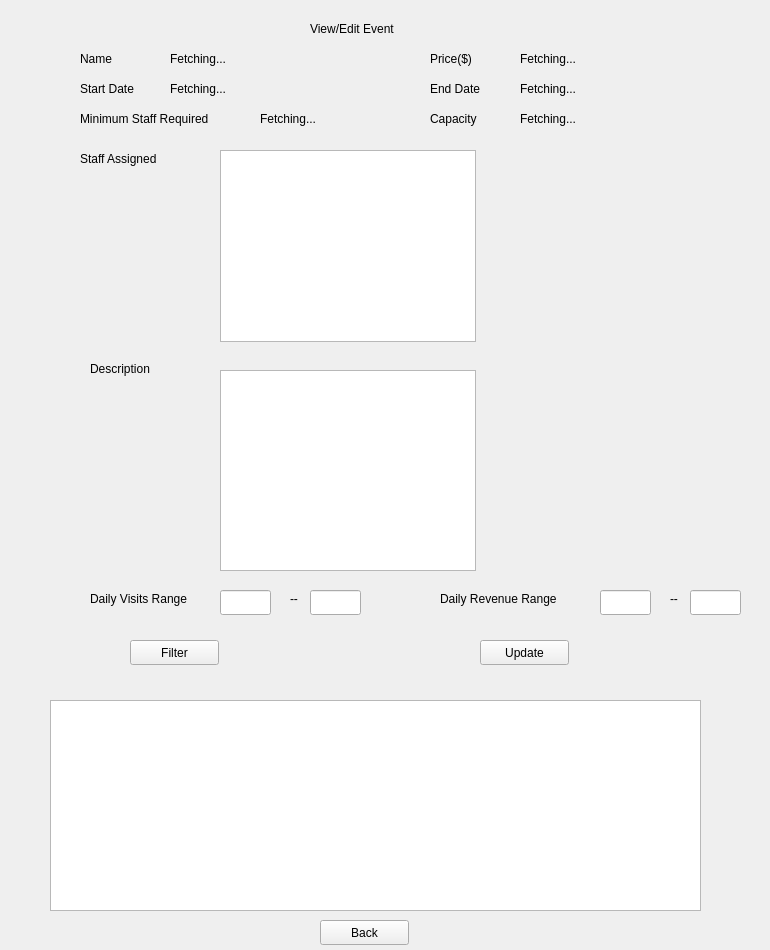
<?xml version="1.0" encoding="UTF-8"?>
<ui version="4.0">
 <class>Form</class>
 <widget class="QWidget" name="Form">
  <property name="geometry">
   <rect>
    <x>0</x>
    <y>0</y>
    <width>770</width>
    <height>950</height>
   </rect>
  </property>
  <property name="windowTitle">
   <string>Form</string>
  </property>
  <widget class="QLabel" name="label">
   <property name="geometry">
    <rect>
     <x>310</x>
     <y>20</y>
     <width>221</width>
     <height>17</height>
    </rect>
   </property>
   <property name="text">
    <string>View/Edit Event</string>
   </property>
  </widget>
  <widget class="QLabel" name="label_2">
   <property name="geometry">
    <rect>
     <x>80</x>
     <y>50</y>
     <width>67</width>
     <height>17</height>
    </rect>
   </property>
   <property name="text">
    <string>Name</string>
   </property>
  </widget>
  <widget class="QLabel" name="label_3">
   <property name="geometry">
    <rect>
     <x>170</x>
     <y>50</y>
     <width>101</width>
     <height>17</height>
    </rect>
   </property>
   <property name="text">
    <string>Fetching...</string>
   </property>
  </widget>
  <widget class="QLabel" name="label_4">
   <property name="geometry">
    <rect>
     <x>520</x>
     <y>50</y>
     <width>101</width>
     <height>17</height>
    </rect>
   </property>
   <property name="text">
    <string>Fetching...</string>
   </property>
  </widget>
  <widget class="QLabel" name="label_5">
   <property name="geometry">
    <rect>
     <x>430</x>
     <y>50</y>
     <width>67</width>
     <height>17</height>
    </rect>
   </property>
   <property name="text">
    <string>Price($)</string>
   </property>
  </widget>
  <widget class="QLabel" name="label_6">
   <property name="geometry">
    <rect>
     <x>80</x>
     <y>80</y>
     <width>81</width>
     <height>17</height>
    </rect>
   </property>
   <property name="text">
    <string>Start Date</string>
   </property>
  </widget>
  <widget class="QLabel" name="label_7">
   <property name="geometry">
    <rect>
     <x>170</x>
     <y>80</y>
     <width>111</width>
     <height>17</height>
    </rect>
   </property>
   <property name="text">
    <string>Fetching...</string>
   </property>
  </widget>
  <widget class="QLabel" name="label_8">
   <property name="geometry">
    <rect>
     <x>430</x>
     <y>80</y>
     <width>81</width>
     <height>17</height>
    </rect>
   </property>
   <property name="text">
    <string>End Date</string>
   </property>
  </widget>
  <widget class="QLabel" name="label_9">
   <property name="geometry">
    <rect>
     <x>520</x>
     <y>80</y>
     <width>111</width>
     <height>17</height>
    </rect>
   </property>
   <property name="text">
    <string>Fetching...</string>
   </property>
  </widget>
  <widget class="QLabel" name="label_10">
   <property name="geometry">
    <rect>
     <x>80</x>
     <y>110</y>
     <width>171</width>
     <height>17</height>
    </rect>
   </property>
   <property name="text">
    <string>Minimum Staff Required</string>
   </property>
  </widget>
  <widget class="QLabel" name="label_11">
   <property name="geometry">
    <rect>
     <x>260</x>
     <y>110</y>
     <width>91</width>
     <height>17</height>
    </rect>
   </property>
   <property name="text">
    <string>Fetching...</string>
   </property>
  </widget>
  <widget class="QLabel" name="label_12">
   <property name="geometry">
    <rect>
     <x>430</x>
     <y>110</y>
     <width>67</width>
     <height>17</height>
    </rect>
   </property>
   <property name="text">
    <string>Capacity</string>
   </property>
  </widget>
  <widget class="QLabel" name="label_13">
   <property name="geometry">
    <rect>
     <x>520</x>
     <y>110</y>
     <width>111</width>
     <height>17</height>
    </rect>
   </property>
   <property name="text">
    <string>Fetching...</string>
   </property>
  </widget>
  <widget class="QLabel" name="label_14">
   <property name="geometry">
    <rect>
     <x>80</x>
     <y>150</y>
     <width>171</width>
     <height>17</height>
    </rect>
   </property>
   <property name="text">
    <string>Staff Assigned</string>
   </property>
  </widget>
  <widget class="QListWidget" name="listWidget">
   <property name="geometry">
    <rect>
     <x>220</x>
     <y>150</y>
     <width>256</width>
     <height>192</height>
    </rect>
   </property>
  </widget>
  <widget class="QLabel" name="label_15">
   <property name="geometry">
    <rect>
     <x>90</x>
     <y>360</y>
     <width>91</width>
     <height>17</height>
    </rect>
   </property>
   <property name="text">
    <string>Description</string>
   </property>
  </widget>
  <widget class="QTextBrowser" name="textBrowser">
   <property name="geometry">
    <rect>
     <x>220</x>
     <y>370</y>
     <width>256</width>
     <height>201</height>
    </rect>
   </property>
  </widget>
  <widget class="QLabel" name="label_16">
   <property name="geometry">
    <rect>
     <x>90</x>
     <y>590</y>
     <width>141</width>
     <height>17</height>
    </rect>
   </property>
   <property name="text">
    <string>Daily Visits Range</string>
   </property>
  </widget>
  <widget class="QLineEdit" name="lineEdit">
   <property name="geometry">
    <rect>
     <x>220</x>
     <y>590</y>
     <width>51</width>
     <height>25</height>
    </rect>
   </property>
  </widget>
  <widget class="QLabel" name="label_17">
   <property name="geometry">
    <rect>
     <x>290</x>
     <y>590</y>
     <width>31</width>
     <height>17</height>
    </rect>
   </property>
   <property name="text">
    <string>--</string>
   </property>
  </widget>
  <widget class="QLineEdit" name="lineEdit_2">
   <property name="geometry">
    <rect>
     <x>310</x>
     <y>590</y>
     <width>51</width>
     <height>25</height>
    </rect>
   </property>
  </widget>
  <widget class="QLineEdit" name="lineEdit_3">
   <property name="geometry">
    <rect>
     <x>600</x>
     <y>590</y>
     <width>51</width>
     <height>25</height>
    </rect>
   </property>
  </widget>
  <widget class="QLabel" name="label_18">
   <property name="geometry">
    <rect>
     <x>670</x>
     <y>590</y>
     <width>31</width>
     <height>17</height>
    </rect>
   </property>
   <property name="text">
    <string>--</string>
   </property>
  </widget>
  <widget class="QLabel" name="label_19">
   <property name="geometry">
    <rect>
     <x>440</x>
     <y>590</y>
     <width>151</width>
     <height>17</height>
    </rect>
   </property>
   <property name="text">
    <string>Daily Revenue Range</string>
   </property>
  </widget>
  <widget class="QLineEdit" name="lineEdit_4">
   <property name="geometry">
    <rect>
     <x>690</x>
     <y>590</y>
     <width>51</width>
     <height>25</height>
    </rect>
   </property>
  </widget>
  <widget class="QPushButton" name="pushButton">
   <property name="geometry">
    <rect>
     <x>130</x>
     <y>640</y>
     <width>89</width>
     <height>25</height>
    </rect>
   </property>
   <property name="text">
    <string>Filter</string>
   </property>
  </widget>
  <widget class="QPushButton" name="pushButton_2">
   <property name="geometry">
    <rect>
     <x>480</x>
     <y>640</y>
     <width>89</width>
     <height>25</height>
    </rect>
   </property>
   <property name="text">
    <string>Update</string>
   </property>
  </widget>
  <widget class="QTableWidget" name="tableWidget">
   <property name="geometry">
    <rect>
     <x>50</x>
     <y>700</y>
     <width>651</width>
     <height>211</height>
    </rect>
   </property>
  </widget>
  <widget class="QPushButton" name="pushButton_3">
   <property name="geometry">
    <rect>
     <x>320</x>
     <y>920</y>
     <width>89</width>
     <height>25</height>
    </rect>
   </property>
   <property name="text">
    <string>Back</string>
   </property>
  </widget>
 </widget>
 <resources/>
 <connections/>
</ui>
